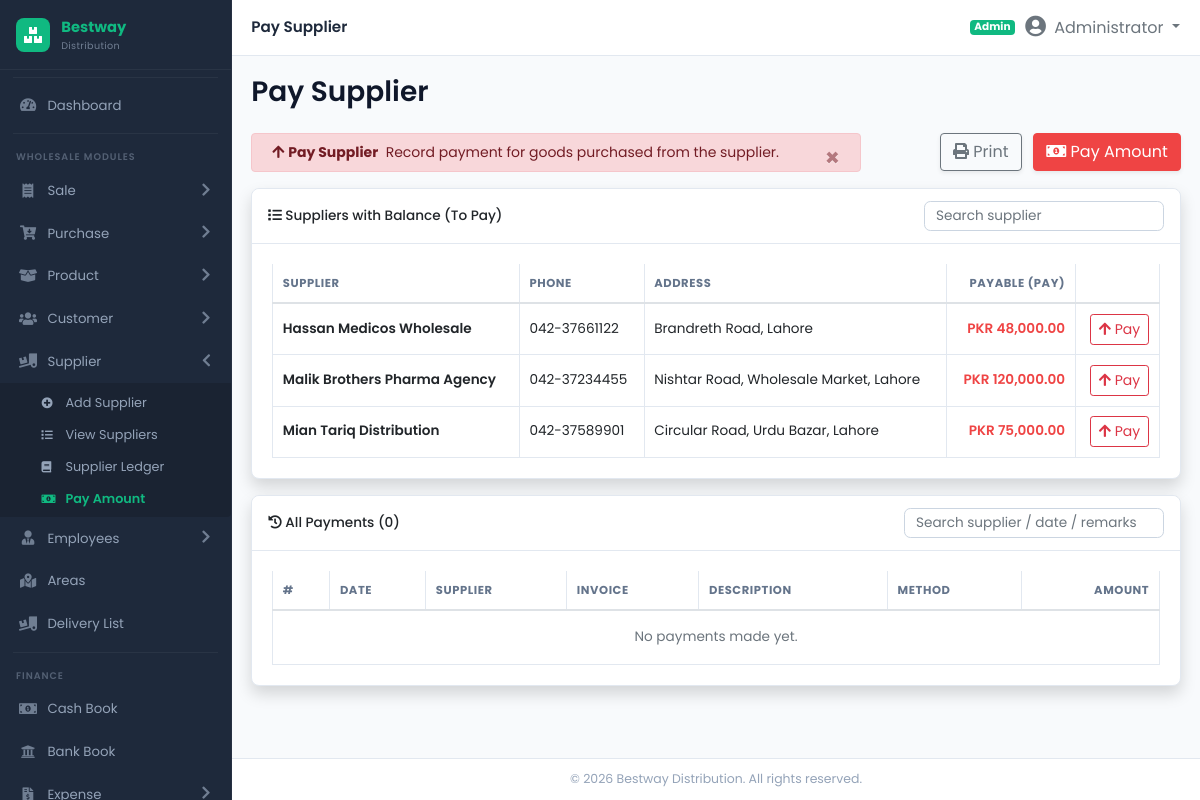
The app's page /modules/supplier/pay_amount.php (signed in) with its own data.
### tables this page shows
CREATE TABLE IF NOT EXISTS `suppliers` (
  `id` INT AUTO_INCREMENT PRIMARY KEY,
  `supplier_code` VARCHAR(50) UNIQUE NULL,
  `name` VARCHAR(150) NOT NULL,
  `company_name` VARCHAR(200) NOT NULL,
  `phone` VARCHAR(50) NOT NULL,
  `mobile` VARCHAR(50) NULL,
  `email` VARCHAR(100) NULL,
  `ntn_strn` VARCHAR(50) NULL,
  `address` TEXT NULL,
  `bank_details` TEXT NULL,
  `credit_days` INT DEFAULT 30,
  `opening_balance` DECIMAL(14,2) DEFAULT 0.00,
  `current_balance` DECIMAL(14,2) DEFAULT 0.00,
  `status` ENUM('Active', 'Inactive') DEFAULT 'Active',
  INDEX (`supplier_code`),
  INDEX (`company_name`),
  INDEX (`status`)
);

### includes/functions.php (called while the page is built, shortened)
<?php
if (!function_exists('formatCurrency')) {
    function formatCurrency($amount) {
        return number_format((float)$amount, 2);
    }
}
if (!function_exists('getById')) {
    function getById($table, $id) {
        global $pdo;
        $stmt = $pdo->prepare("SELECT * FROM `$table` WHERE id = ? LIMIT 1");
        $stmt->execute([$id]);
        return $stmt->fetch();
    }
}

### modules/supplier/pay_amount.php (the view, shortened to what this page needs)
<?php
require_once dirname(__DIR__, 2) . '/includes/functions.php';
require_once dirname(__DIR__, 2) . '/config/database.php';
try { $suppliers = $pdo->query("SELECT id, name, current_balance FROM suppliers WHERE status=1 ORDER BY name")->fetchAll(); }
catch (Exception $e) { $suppliers = []; }
try {
    $payments = $pdo->query("SELECT r.*, s.name AS supp_name, ba.account_title AS account_name, p.bill_no AS inv_no
        FROM supplier_payments r
        JOIN suppliers s ON s.id = r.supplier_id
        LEFT JOIN bank_accounts ba ON ba.id = r.bank_account_id
        LEFT JOIN purchases p ON p.id = r.purchase_id
        ORDER BY r.payment_date DESC, r.id DESC")->fetchAll();
} catch (Exception $e) { $payments = []; }
require_once dirname(__DIR__, 2) . '/includes/header.php';
?>
<div class="row mb-3 d-print-none">
  <div class="col-md-8">
    <div class="alert alert-danger alert-dismissible fade show py-2 mb-0" role="alert">
      <i class="fas fa-arrow-up"></i> <strong>Pay Supplier</strong> &nbsp;Record payment for goods purchased from the supplier.
      <button type="button" class="close" data-dismiss="alert" aria-label="Close"><span>&times;</span></button>
    </div>
  </div>
  <div class="col-md-4 text-md-right">
    <button type="button" class="btn btn-outline-secondary shadow-sm mr-2" onclick="window.print()">
      <i class="fas fa-print"></i> Print
    </button>
    <button type="button" class="btn btn-danger shadow-sm" data-toggle="modal" data-target="#payModal">
      <i class="fas fa-money-bill-alt"></i> Pay Amount
    </button>
  </div>
</div>
<div class="card shadow">
  <div class="card-header d-flex flex-wrap justify-content-between align-items-center">
    <h6 class="mb-0"><i class="fas fa-list"></i> Suppliers with Balance (To Pay)</h6>
    <input type="text" id="suppSearch" class="form-control form-control-sm d-print-none" placeholder="Search supplier" style="max-width:240px;">
  </div>
  <div class="card-body">
    <div class="table-responsive">
      <table class="table table-bordered table-hover" id="suppBalanceTable">
        <thead>
          <tr><th>Supplier</th><th>Phone</th><th>Address</th><th class="text-right">Payable (PAY)</th><th class="d-print-none"></th></tr>
        </thead>
        <tbody>
          <?php $has = false; foreach ($suppliers as $s) { if ((float)$s['current_balance'] <= 0) continue; $has = true; $supp = getById('suppliers',$s['id']); ?>
            <tr>
              <td class="font-weight-bold"><?=htmlspecialchars($s['name'])?></td>
              <td><?=htmlspecialchars($supp['phone'] ?? '-')?></td>
              <td><?=htmlspecialchars($supp['address'] ?? '-')?></td>
              <td class="text-right text-danger font-weight-bold">PKR <?=formatCurrency($s['current_balance'])?></td>
              <td class="text-right d-print-none"><a href="#" data-id="<?=$s['id']?>" data-name="<?=htmlspecialchars($s['name'])?>" class="btn btn-sm btn-outline-danger pick-party"><i class="fas fa-arrow-up"></i> Pay</a></td>
            </tr>
          <?php } if (!$has): ?><tr><td colspan="5" class="text-center text-muted py-3">No supplier payable balance. Everything is settled.</td></tr><?php endif; ?>
        </tbody>
      </table>
    </div>
  </div>
</div>
<div class="card shadow mt-3">
  <div class="card-header d-flex flex-wrap justify-content-between align-items-center">
    <h6 class="mb-0"><i class="fas fa-history"></i> All Payments (<?=count($payments)?>)</h6>
    <input type="text" id="paySearch" class="form-control form-control-sm d-print-none" placeholder="Search supplier / date / remarks" style="max-width:260px;">
  </div>
  <div class="card-body">
    <div class="table-responsive">
      <table class="table table-bordered" id="payHistoryTable">
        <thead>
          <tr><th>#</th><th>Date</th><th>Supplier</th><th>Invoice</th><th>Description</th><th>Method</th><th class="text-right">Amount</th></tr>
        </thead>
        <tbody>
          <?php if (empty($payments)): ?>
            <tr><td colspan="7" class="text-center text-muted py-3">No payments made yet.</td></tr>
          <?php else: $i = 0; foreach ($payments as $r): $i++; ?>
            <tr>
              <td><?=$i?></td>
              <td><?=formatDate($r['payment_date'])?></td>
              <td class="font-weight-bold"><?=htmlspecialchars($r['supp_name'])?></td>
              <td><?= $r['inv_no'] ? '<code>' . htmlspecialchars($r['inv_no']) . '</code>' : '<span class="text-muted">&mdash;</span>' ?></td>
              <td><?=htmlspecialchars($r['remarks'] ?? '-')?></td>
              <td>
                <?php if (strtolower((string)$r['payment_method']) == 'bank transfer'): ?>
                  <span class="badge badge-info">Bank</span> <?=htmlspecialchars($r['account_name'] ?? '')?>
                <?php else: ?>
                  <span class="badge badge-danger">Cash</span>
                <?php endif; ?>
              </td>
              <td class="text-right text-danger font-weight-bold">PKR <?=formatCurrency($r['amount'])?></td>
            </tr>
          <?php endforeach; endif; ?>
        </tbody>
      </table>
    </div>
  </div>
</div>
<?php require_once dirname(__DIR__, 2) . '/includes/footer.php'; ?>

### assets/css/style.css (style rules this page uses)
:root { --sidebar-bg: #1e293b; --sidebar-hover: #334155; --sidebar-active: #10b981; --sidebar-active-bg: rgba(16, 185, 129, 0.12); --sidebar-text: #94a3b8; --sidebar-text-hover: #ffffff; --sidebar-width: 232px; --primary: #10b981; --primary-dark: #059669; --secondary: #6366f1; --success: #10b981; --info: #0ea5e9; --warning: #f59e0b; --danger: #ef4444; --body-bg: #f8fafc; --card-bg: #ffffff; --card-shadow: 0 1px 2px rgba(0,0,0,0.05), 0 1px 3px rgba(0,0,0,0.08); --topbar-height: 56px; --sidebar-radius: 10px; }
* { margin: 0; padding: 0; box-sizing: border-box; }
body { font-family: 'Poppins', 'Inter', 'Segoe UI', system-ui, -apple-system, sans-serif; background: var(--body-bg); overflow-x: hidden; font-size: 14px; }
.card { border: 1px solid #e2e8f0; box-shadow: var(--card-shadow); border-radius: 0.5rem; background: var(--card-bg); }
.card-header { background: #fff; border-bottom: 1px solid #e2e8f0; padding: 0.75rem 1rem; font-weight: 600; border-radius: 0.5rem 0.5rem 0 0 !important; }
.card-header h6 { font-size: 0.85rem; margin: 0; }
.text-danger { color: var(--danger) !important; }
.btn-danger { background: var(--danger); border-color: var(--danger); color: #fff; }
.table { margin-bottom: 0; }
.table th { font-size: 0.72rem; font-weight: 700; text-transform: uppercase; letter-spacing: 0.05em; color: #64748b; border-top: none; border-bottom: 2px solid #e2e8f0; white-space: nowrap; padding: 0.65rem 0.6rem; }
.table td { vertical-align: middle; font-size: 0.85rem; padding: 0.6rem 0.6rem; border-color: #f1f5f9; }
.table-bordered th, .table-bordered td { border-color: #e2e8f0; }
.table tbody tr { transition: background 0.15s; }
.form-control, .form-select { border-radius: 0.4rem; border-color: #cbd5e1; font-size: 0.85rem; padding: 0.5rem 0.7rem; transition: border-color 0.2s, box-shadow 0.2s; }
.font-weight-bold { font-weight: 600 !important; }
.shadow { box-shadow: var(--card-shadow); }

### records on screen
suppliers: name "Hassan Medicos Wholesale", phone "042-37661122", address "Brandreth Road, Lahore", current_balance "48,000.00"
suppliers: name "Malik Brothers Pharma Agency", phone "042-37234455", address "Nishtar Road, Wholesale Market, Lahore", current_balance "120,000.00"
suppliers: name "Mian Tariq Distribution", phone "042-37589901", address "Circular Road, Urdu Bazar, Lahore", current_balance "75,000.00"

### other values on screen
$page_title "Pay Supplier"
roleLabel($_SESSION['user_role'] ?? 'Admin') "Admin"
$_SESSION['user_fullname'] "Administrator"
count($payments) "0"
